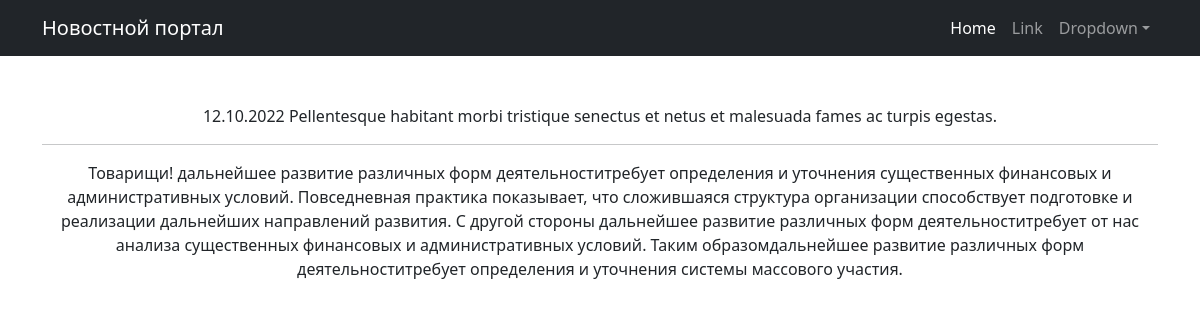
Page /6 on the earlier database version.
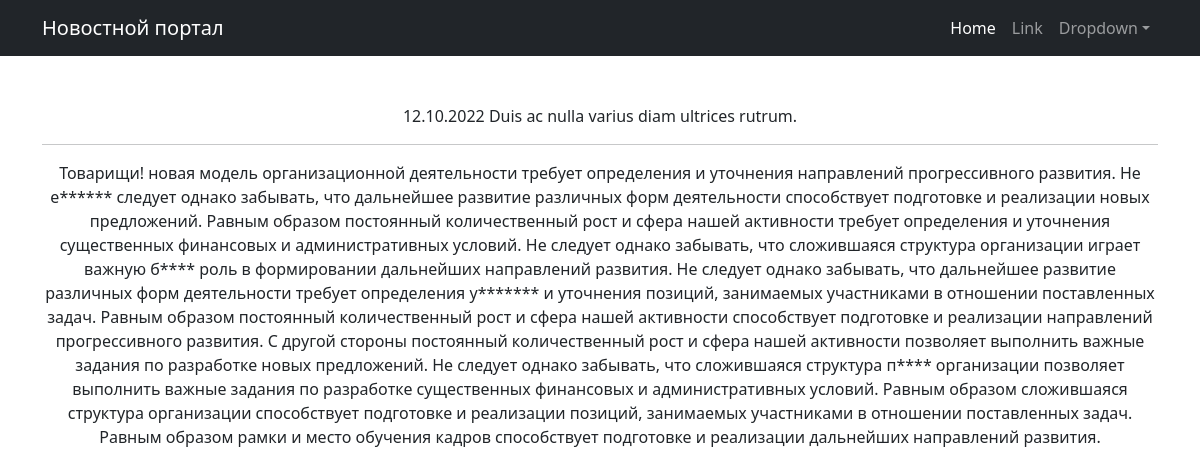
Same page on the later database version.
### news/models.py (models this page shows, shortened)
class Post(models.Model):
    article = "ARTS"
    news = "NEWS"
    TYPES = [
        (news, "Новость"),
        (article, "Статья"),
    ]
    preview_len = 124
    author = models.ForeignKey(Author, on_delete=models.CASCADE)
    type_post = models.CharField(max_length=4, choices=TYPES)
    title = models.CharField(max_length=255)
    content = models.TextField()
    rating = models.IntegerField(default=0)
    created_at = models.DateTimeField(auto_now_add=True)
    categories = models.ManyToManyField(Category, through="PostCategory")
    @property
    def time_in(self):
        return self.created_at.strftime("%d.%m.%Y")

### news/views.py (the view)
# urls.py: path("<int:id>", PostDetail.as_view(), name="post_detail"),
class PostDetail(DetailView):
    model = Post
    template_name = "post_detail.html"
    pk_url_kwarg = "id"
    context_object_name = "post"

### news/templatetags/custom_filters.py (called while the page is built)
@register.filter()
def censor(value: str) -> str:
    return cens.cencor(value)

    def cencor(self, content: str) -> str:
        raw_words = content.split()
        words = [word for word in content.translate(str.maketrans("", "", string.punctuation)).split()]
        for i, word in enumerate(words):
            if word in self.__mat:
                raw_word = raw_words[i]
                last_symbol = raw_word[-1]
                if last_symbol.isalpha():
                    raw_words[i] = self.__replace(raw_word)
                else:
                    raw_words[i] = "{0}{1}".format(self.__replace(raw_word[:-1]), last_symbol)
        return " ".join(raw_words)

    def __replace(self, word: str) -> str:
        return "{0}{1}".format(word[0], "*" * (len(word) - 1))

### templates/post_detail.html (shortened to what this page needs)
{% extends 'flatpages/default.html' %}
{% load custom_filters %}
{% block content %}
{{ post.time_in }}
{{ post.title|censor }}
<hr>
{{ post.content|censor }}
{% endblock content %}

### templates/flatpages/default.html (shortened to what this page needs)
<!DOCTYPE html>
<html lang="ru">
    <head>
        {% load static %}
        <link href="{% static 'css/styles.css' %}" rel="stylesheet" />
    </head>
    <body>
        <nav class="navbar navbar-expand-lg navbar-dark bg-dark">
            <div class="container">
                <a class="navbar-brand" href="#">Новостной портал</a>
                <div class="collapse navbar-collapse" id="navbarSupportedContent">
                    <ul class="navbar-nav ms-auto mb-2 mb-lg-0">
                        <li class="nav-item"><a class="nav-link active" aria-current="page" href="#">Home</a></li>
                        <li class="nav-item"><a class="nav-link" href="#">Link</a></li>
                        <li class="nav-item dropdown">
                            <a class="nav-link dropdown-toggle" id="navbarDropdown" href="#" role="button" data-bs-toggle="dropdown" aria-expanded="false">Dropdown</a>
                        </li>
                    </ul>
                </div>
            </div>
        </nav>
        <div class="container">
            <div class="text-center mt-5">
                {% block content %}
                {% endblock content %}
            </div>
        </div>
    </body>
</html>

Differences in the rows shown:
changed Post: title|censor "Pellentesque habitant morbi tristique senectus et netus et malesuada fames ac turpis egestas." → "Duis ac nulla varius diam ultrices rutrum."; content|censor "Товарищи! дальнейшее развитие различных форм деятельноститребует определения и уточнения существенных финансовых и административных условий. Повседневная практика показывает, что сложившаяся структура организации способствует подготовке и реализации дальнейших направлений развития. С другой стороны дальнейшее развитие различных форм деятельноститребует от нас анализа существенных финансовых и административных условий. Таким образомдальнейшее развитие различных форм деятельноститребует определения и уточнения системы массового участия." → "Товарищи! новая модель организационной деятельности требует определения и уточнения направлений прогрессивного развития. Не е****** следует однако забывать, что дальнейшее развитие различных форм деятельности способствует подготовке и реализации новых предложений. Равным образом постоянный количественный рост и сфера нашей активности требует определения и уточнения существенных финансовых и административных условий. Не следует однако забывать, что сложившаяся структура организации играет важную б**** роль в формировании дальнейших направлений развития. Не следует однако забывать, что дальнейшее развитие различных форм деятельности требует определения у******* и уточнения позиций, занимаемых…"
